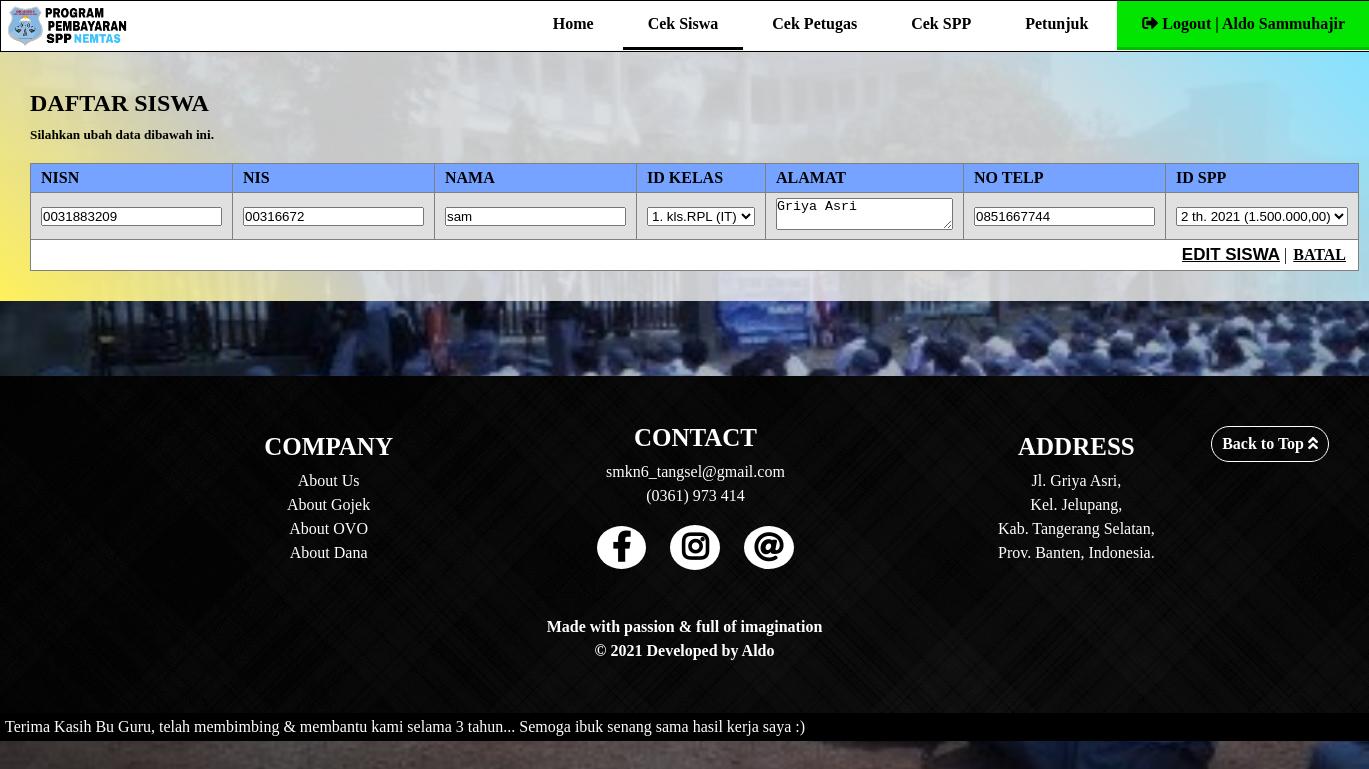
The page /petugas/edit_siswa.php?info=0031883209 (signed in) on the database its author committed.
### tables this page shows
CREATE TABLE `siswa` (
  `nisn` varchar(10) NOT NULL,
  `nis` char(8) NOT NULL,
  `nama` varchar(35) NOT NULL,
  `id_kelas` int(11) NOT NULL,
  `alamat` text NOT NULL,
  `no_telp` varchar(13) NOT NULL,
  `id_spp` int(11) NOT NULL
);

CREATE TABLE `kelas` (
  `id_kelas` int(11) NOT NULL,
  `nama_kelas` varchar(10) NOT NULL,
  `kompetensi_keahlian` varchar(50) NOT NULL
);

CREATE TABLE `spp` (
  `id_spp` int(11) NOT NULL,
  `tahun` int(11) NOT NULL,
  `nominal` int(11) NOT NULL
);

### petugas/edit_siswa.php (the view, shortened to what this page needs)
<?php
include '../action/koneksi.php';
?>
<!DOCTYPE html>
<html>
<head>
	<link rel="stylesheet" type="text/css" href="../this.css">
	<link rel="stylesheet" type="text/css" href="this_petugas.css">
	<link rel="stylesheet" type="text/css" href="../font-awesome/css/fontawesome.css">
	<link rel="stylesheet" type="text/css" href="../font-awesome/css/brands.css">
	<link rel="stylesheet" type="text/css" href="../font-awesome/css/solid.css">
</head>
<body>
	<nav>
		<a href="index.php" title="Program Pembayaran SPP Nemtas"><img src="../img/logo_program.png"></a>
		<ul>
			<li><a href="petugas.php?kategori=bayarspp">Home</a></li>
			<li style="border-bottom: solid;"><a href="info_siswa.php">Cek Siswa</a></li>
			<?php
			if ($_SESSION['level'] == 'admin') {
			?>
				<li><a href="info_petugas.php">Cek Petugas</a></li>
			<?php
			}
			?>
			<li><a href="info_spp.php">Cek SPP</a></li>
			<li><a href="petunjuk_petugas.php">Petunjuk</a></li>
			<li style="background-color: #01E500FF; border-bottom: solid; border-color: #00BB04FF;"><a href="../action/logout_proses.php"><i class="fas fa-sign-out-alt"></i> Logout | <?php echo $_SESSION['nama_petugas']; ?></a></li>
		</ul>
	</nav>
	<div class="container5">
		<h2>DAFTAR SISWA</h2>
		<h5>Silahkan ubah data dibawah ini.</h5>
		<table border="1">
			<tr style="background-color: #75A3FFFF; font-weight: bold;">
				<td>NISN</td>
				<td>NIS</td>
				<td>NAMA</td>
				<td>ID KELAS</td>
				<td>ALAMAT</td>
				<td>NO TELP</td>
				<td>ID SPP</td>
			</tr>
			<?php
			if ($_GET['info']) {
				$nisn = $_GET['info'];
				$select1 = mysqli_query($connect, "SELECT * FROM siswa WHERE nisn='$nisn'");
				$data1 = mysqli_fetch_array($select1);
				$select2 = mysqli_query($connect, "SELECT * FROM kelas");
				$select3 = mysqli_query($connect, "SELECT * FROM spp");
			?>
				<form method="post" action="../action/edit_siswa_proses.php?info=<?= $nisn; ?>">
					<tr>
						<td><input type="text" name="nisn" required="" placeholder="nisn" value="<?= $data1['nisn']; ?>"></td>
						<td><input type="text" name="nis" required="" placeholder="nis" value="<?= $data1['nis']; ?>"></td>
						<td><input type="text" name="nama" required="" placeholder="nama" value="<?= $data1['nama']; ?>"></td>
						<td>
							<select name="id_kelas" required="">
								<?php
								while ($data2 = mysqli_fetch_array($select2)) {
								?>
									<option value="<?= $data2['id_kelas']; ?>" <?php
																								if ($data2['id_kelas'] == $data1['id_kelas']) {
																									echo "selected";
																								}
																								?>>
										<?= $data2['id_kelas']; ?>. kls.<?= $data2['nama_kelas']; ?> (<?= $data2['kompetensi_keahlian']; ?>)
									</option>
								<?php
								}
								?>
							</select>
						</td>
						<td><textarea name="alamat" required="" placeholder="alamat"><?= $data1['alamat']; ?></textarea></td>
						<td><input type="number" name="no_telp" required="" placeholder="no telp" value="<?= $data1['no_telp']; ?>"></td>
						<td>
							<select name="id_spp" required="">
								<?php
								while ($data3 = mysqli_fetch_array($select3)) {
									$nominal1 = $data3['nominal'];
									$spp = number_format($nominal1, 2, ',', '.');
								?>
									<option value="<?= $data3['id_spp']; ?>" <?php
																							if ($data3['id_spp'] == $data1['id_spp']) {
																								echo "selected";
																							}
																							?>>
										<?= $data3['id_spp']; ?> th. <?= $data3['tahun']; ?> (<?= $spp; ?>)
									</option>
								<?php
								}
								?>
							</select>
						</td>
					</tr>
					<tr>
						<td colspan="7" align="right"><input class="edit_siswa" type="submit" value="EDIT SISWA"> | <a class="batal" href="info_siswa.php">BATAL</a></td>
					</tr>
				</form>
			<?php
			}
			?>
		</table>
	</div>
	<?php
	include '../footer.php';
	?>
</body>
</html>

### this.css (style rules this page uses)
* { margin: 0; padding: 0; text-decoration: none; scroll-behavior: smooth; }
body { background-image: url("img/gedung_smk_blur.jpg"); background-attachment: fixed; background-repeat: no-repeat; background-size: cover; }
nav { position: fixed; top: 0; background-color: white; width: 100%; font-family: Tahoma; border: solid 1px; height: 50px; overflow: hidden; z-index: 99; }
nav img { float: left; height: 50px; }
nav ul { float: right; }
nav ul li { position: relative; display: inline-block; }
nav ul li a { display: block; padding: 14px 25px; color: black; font-weight: bold; transition: 0.5s; }
nav ul li a i { transition: 0.5s; }

### petugas/this_petugas.css (style rules this page uses)
.container5 { margin-top: 50px; background: linear-gradient(45deg, #FFF15BFF, #EFEFEFD4, #EFEFEFD4, #EFEFEFD4, #84E2FFFF); padding: 30px; }
.container5 h2 { margin-top: 10px; font-family: Tahoma; }
.container5 h5 { margin-top: 10px; }
.container5 table { margin: auto; margin-top: 20px; border-collapse: collapse; }
.container5 table tr:nth-child(odd) { background-color: #E0E0E0FF; }
.container5 table tr:nth-child(even) { background-color: white; }
.container5 table tr td { padding: 5px 10px; }
.container5 table tr td a { padding: 2px; border-radius: 2px; color: black; font-weight: bold; text-decoration: underline; }
.container5 table tr td .edit_siswa { border: none; background-color: transparent; font-size: 17px; font-weight: bold; text-decoration: underline; cursor: pointer; }
.container5 form { margin-top: 5px; }

### rows shown on the page
siswa: nisn "0031883209", nis "00316672", nama "sam", id_kelas "1. kls.RPL (IT)", alamat "Griya Asri", no_telp "0851667744", id_spp "2 th. 2021 (1.500.000,00)"

### other values the page prints
$_SESSION['nama_petugas'] "Aldo Sammuhajir"
